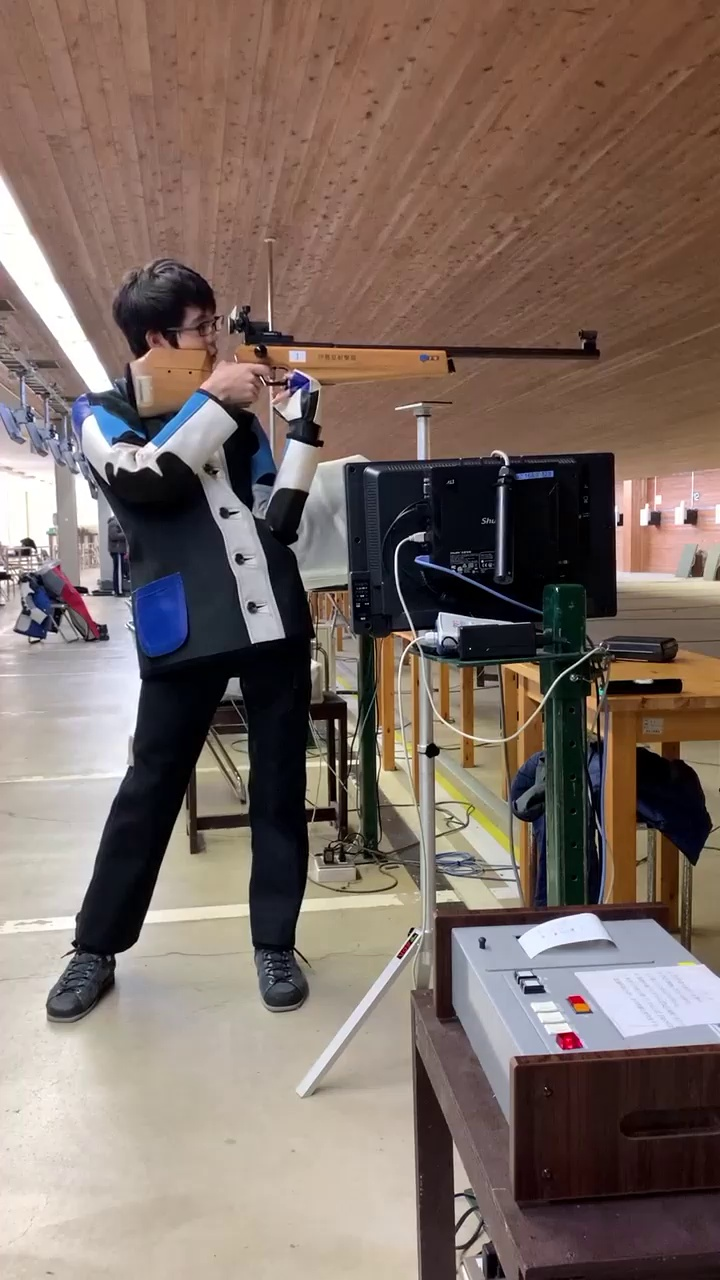
#> input picture linux/pix2pix/input/org/1_Trim_0.jpg, 720 x 1280 px
$ python labeling.py
#> lines starting #> are read from the running program, lines starting #| are printed output that depends on the picture; after the words box and inside, x2 and y2 are one past the last pixel; in counts of white or black regions, pixels touching at a corner belong together
import cv2
import numpy as np
import random
import sys
from tkinter import filedialog

if __name__ == '__main__':

    # ファイルダイアログからファイル選択
    typ = [('','*')]
    dir = 'C:\\pg'
    input_image_path = filedialog.askopenfilename(filetypes = typ, initialdir = dir)
#> the answer given: ../../linux/pix2pix/input/org/1_Trim_0.jpg

    # 画像をグレースケールで読み込み
    gray_src = cv2.imread(input_image_path, 0)
#> gray_src: shape (1280, 720); min 0, max 255, mean 112.3

    # 前処理（平準化フィルターを適用した場合）
    # 前処理が不要な場合は下記行をコメントアウト
    blur_src = cv2.GaussianBlur(gray_src, (5, 5), 2)

    # 二値変換
    # 前処理を使用しなかった場合は、blur_srcではなくgray_srcに書き換えるする
    mono_src = cv2.threshold(blur_src, 48, 255, cv2.THRESH_BINARY)[1]
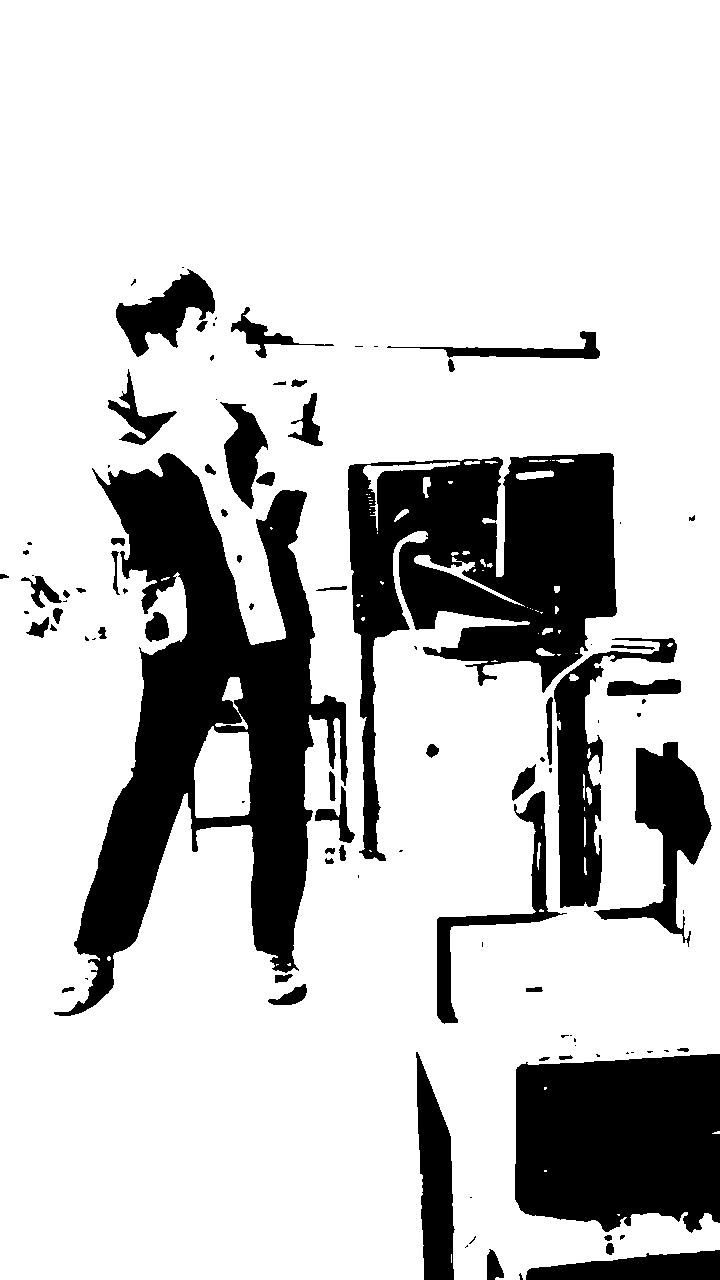
#> mono_src: shape (1280, 720); 79.1% white; 101 black regions (44 under 20 px), largest, box (x1, y1, x2, y2) and area: (54, 453, 348, 1016) 63023, (348, 453, 617, 861) 47661, (515, 1054, 720, 1233) 32488

    # ラベリング結果書き出し用に二値画像をカラー変換
    color_src01 = cv2.cvtColor(mono_src, cv2.COLOR_GRAY2BGR)
    color_src02 = cv2.cvtColor(mono_src, cv2.COLOR_GRAY2BGR)

    # ラベリング処理
    label = cv2.connectedComponentsWithStats(mono_src)
    print(label[2].shape)
#| (71, 5)

    # オブジェクト情報を項目別に抽出
    n = label[0] - 1
#> n = 70
    img_mask = label[1]
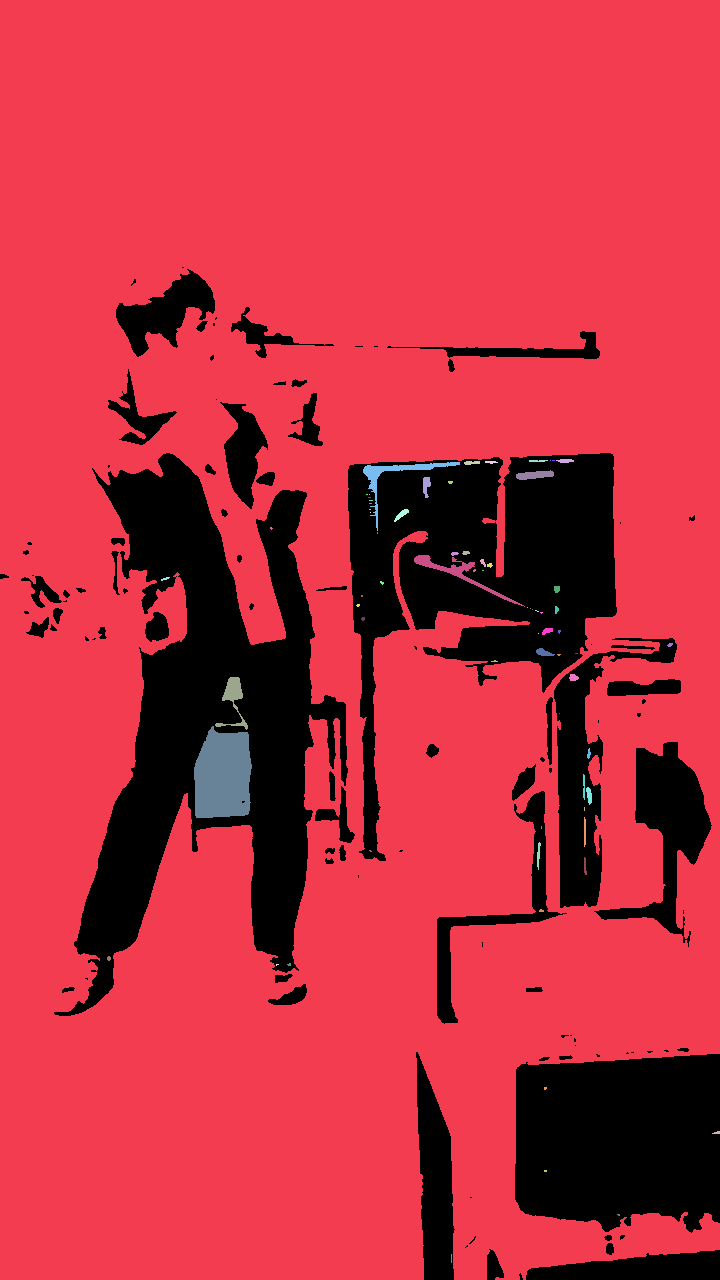
#> img_mask: shape (1280, 720) int32; 71 distinct labels, from 0 to 70; one colour per label, 0 black
    data = np.delete(label[2], 0, 0)
#> data = 70 rows, first 6: [0, 0, 720, 1280, 720632], [556, 459, 18, 4, 55], [464, 461, 16, 4, 50], [485, 461, 13, 3, 27], [529, 460, 19, 2, 34], [550, 460, 1, 1, 1]
    center = np.delete(label[3], 0, 0)
#> center = 70 pairs, first value 108.5 to 716.3, second value 460 to 1258

    print(label[2][1:])
#| [[     0      0    720   1280 720632]
#|  [   556    459     18      4     55]
#|  [   464    461     16      4     50]
#|  [   485    461     13      3     27]
#|  [   529    460     19      2     34]
#|  [   550    460      1      1      1]
#|  [   552    460      3      1      3]
#|  [   363    462     97     69    784]
#|  [   516    470     38     10    251]
#|  [   423    477      8     21    113]
#|  [   448    481      5      3     13]
#|  [   366    494      2      1      2]
#> (further printed lines are left out)
    maxIndex = np.argmax(label[2][1:], axis=0)[-1] + 1
#> maxIndex = 1
    print(maxIndex)
#| 1

    img_mask = np.where(img_mask == maxIndex, 255, 0).astype('uint8')
#> img_mask: shape (1280, 720); 78.2% white; 100 black regions (43 under 20 px), largest, box (x1, y1, x2, y2) and area: (54, 453, 348, 1016) 68041, (348, 453, 617, 861) 50203, (515, 1054, 720, 1233) 32524

    # オブジェクト情報を利用してラベリング結果を画面に表示
    for i in range(n):

        # 各オブジェクトの外接矩形を赤枠で表示
        x0 = data[i][0]
        y0 = data[i][1]
        x1 = data[i][0] + data[i][2]
        y1 = data[i][1] + data[i][3]
        cv2.rectangle(color_src01, (x0, y0), (x1, y1), (0, 0, 255))
        cv2.rectangle(color_src02, (x0, y0), (x1, y1), (0, 0, 255))

        # 各オブジェクトのラベル番号と面積に黄文字で表示
        cv2.putText(color_src01, "ID: " +str(i + 1), (x1 - 20, y1 + 15), cv2.FONT_HERSHEY_PLAIN, 1, (0, 255, 255))
        cv2.putText(color_src01, "S: " +str(data[i][4]), (x1 - 20, y1 + 30), cv2.FONT_HERSHEY_PLAIN, 1, (0, 255, 255))

        # 各オブジェクトの重心座標をに黄文字で表示
        cv2.putText(color_src02, "X: " + str(int(center[i][0])), (x1 - 30, y1 + 15), cv2.FONT_HERSHEY_PLAIN, 1, (0, 255, 255))
        cv2.putText(color_src02, "Y: " + str(int(center[i][1])), (x1 - 30, y1 + 30), cv2.FONT_HERSHEY_PLAIN, 1, (0, 255, 255))
#> this loop made 70 passes
#> (x0, y0, x1, y1) on passes 1 to 12: (0, 0, 720, 1280), (556, 459, 574, 463), (464, 461, 480, 465), (485, 461, 498, 464), (529, 460, 548, 462), (550, 460, 551, 461), (552, 460, 555, 461), (363, 462, 460, 531), (516, 470, 554, 480), (423, 477, 431, 498), (448, 481, 453, 484), (366, 494, 368, 495)
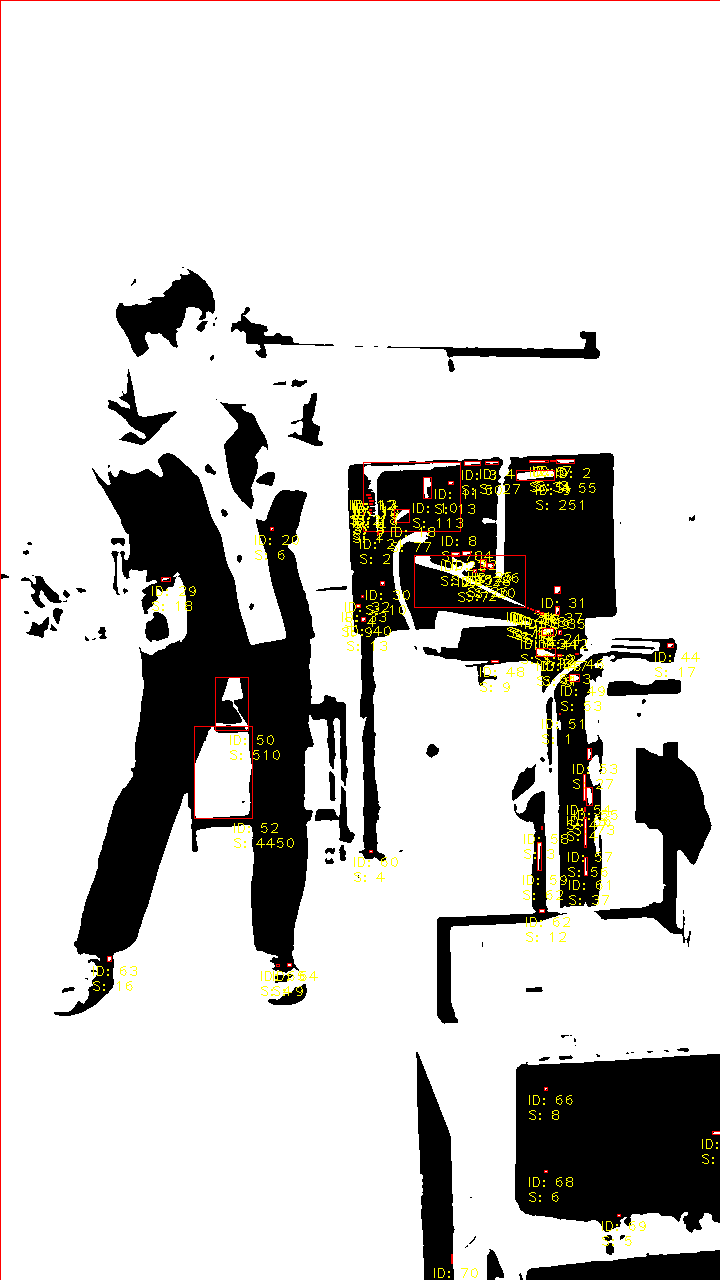
#> color_src01: shape (1280, 720, 3); mean B, G, R 200.2, 202.7, 203.9
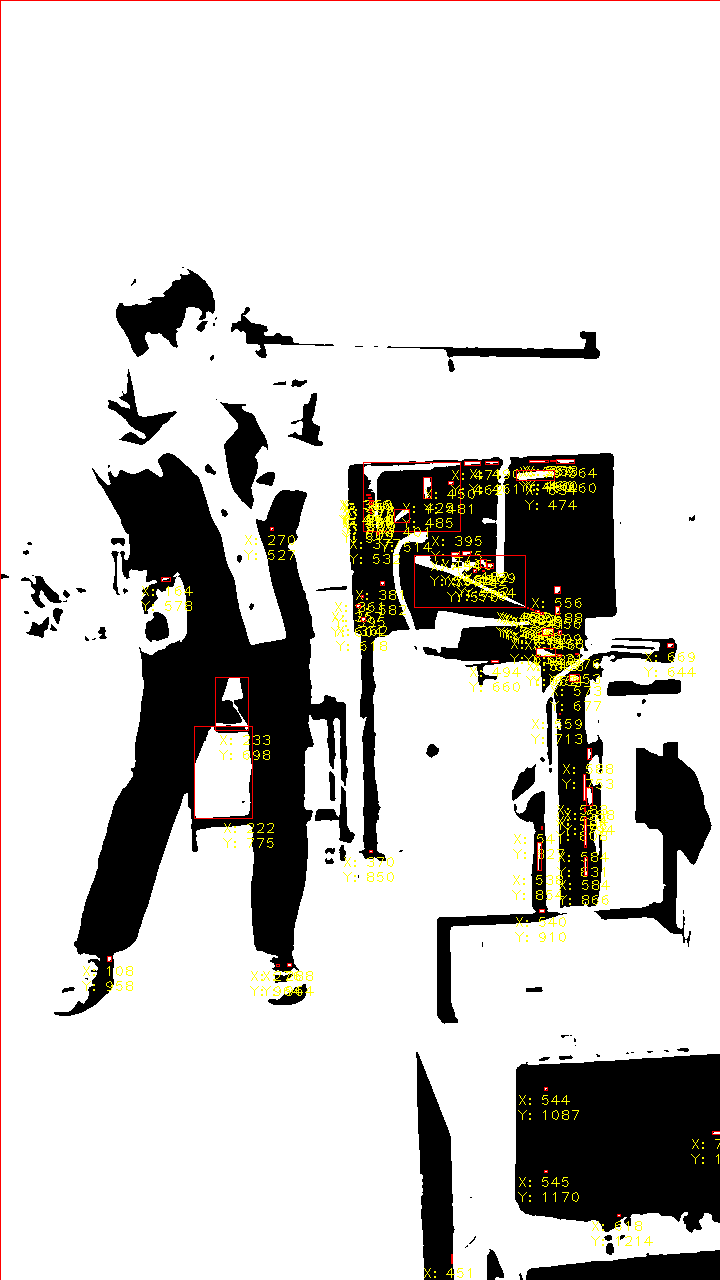
#> color_src02: shape (1280, 720, 3); mean B, G, R 200, 203, 204.2

    # 結果の表示
    cv2.imshow("color_src01", color_src01)
    cv2.imshow("color_src02", color_src02)
    cv2.imshow("img_mask", img_mask)

    cv2.waitKey(0)
    cv2.destroyAllWindows()
